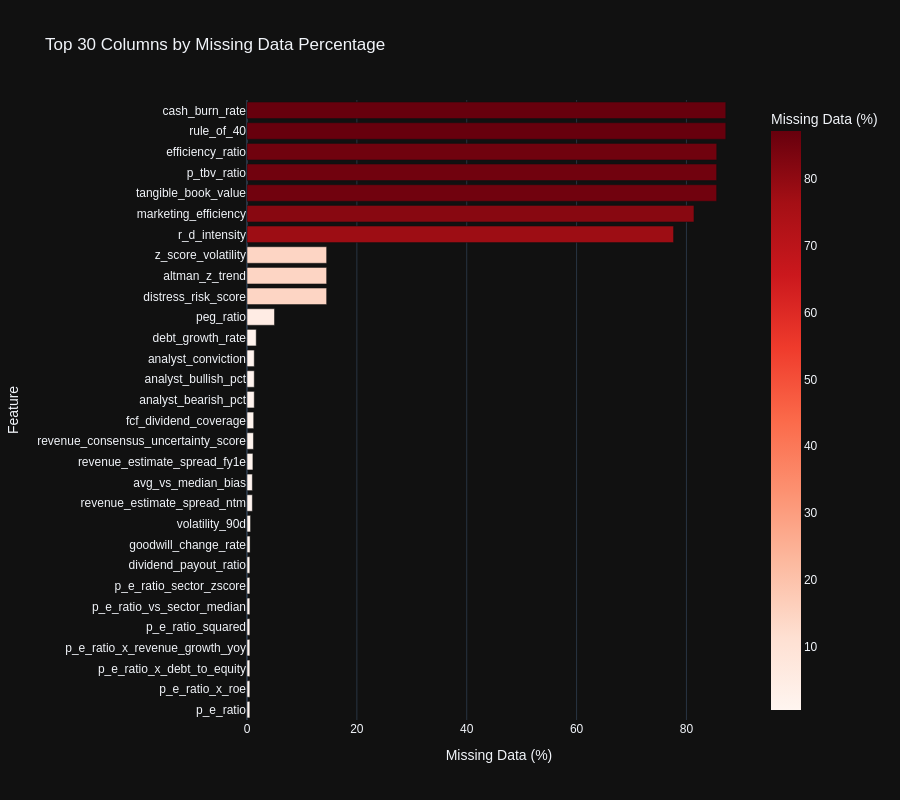
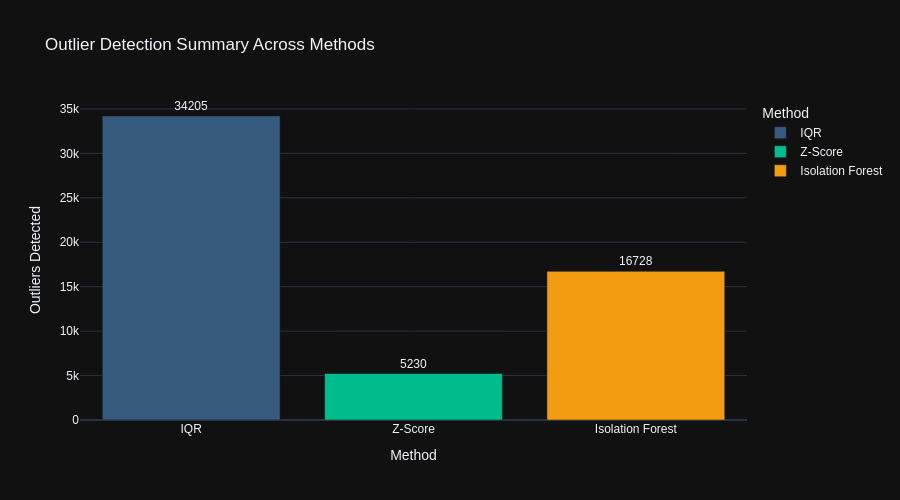
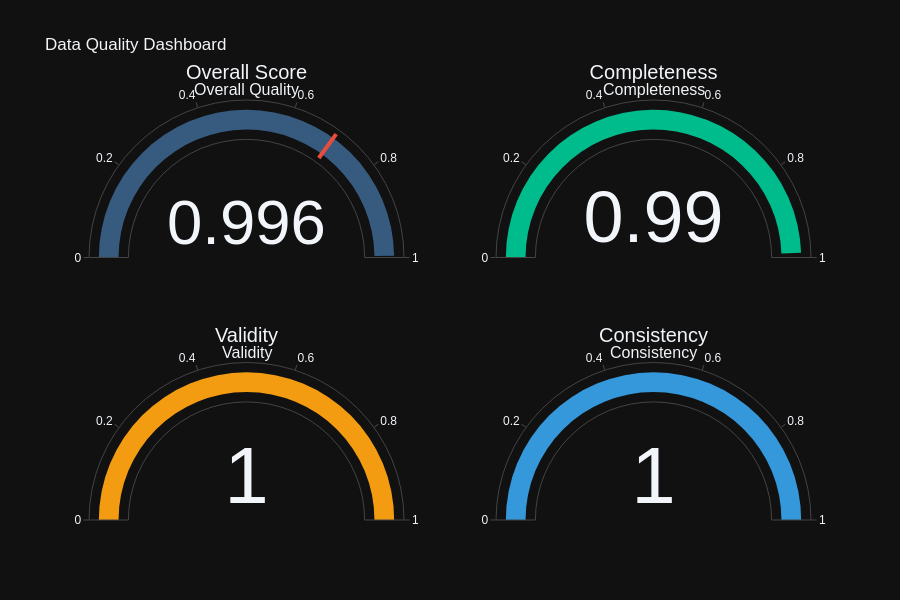

Source (notebook cell) for these figures, in order:
### Code cell
# 📊 Interactive Data Quality Visualizations
print("\n📊 Creating Interactive Data Quality Visualizations...")

# Note: Output directories already created at initialization (all Phase 9.1-9.8 subdirectories)

# 1. Missing Value Heatmap (Interactive Plotly)
missing_pct = (all_stocks_winsorized.isnull().sum() / len(all_stocks_winsorized) * 100).sort_values(ascending=False)
missing_df = pd.DataFrame({
    'Column': missing_pct.index,
    'Missing %': missing_pct.values
    }).head(30)

fig_missing = px.bar(
        missing_df,
        x='Missing %',
        y='Column',
        orientation='h',
        title='Top 30 Columns by Missing Data Percentage',
        labels={'Missing %': 'Missing Data (%)', 'Column': 'Feature'},
        color='Missing %',
        color_continuous_scale='Reds',
        height=800,
        template='plotly_dark'
        )
fig_missing.update_layout(yaxis={'categoryorder': 'total ascending'}, font_family="Arial")
fig_missing.show()

# Save as HTML for interactive viewing
fig_missing.write_html(OUTPUT_DIR / "eda" / "missing_values_heatmap.html")
print(f"✓ Saved: {OUTPUT_DIR / 'eda' / 'missing_values_heatmap.html'}")

# 2. Outlier Detection Summary (Interactive Bar Chart)
outlier_summary = pd.DataFrame({
    'Method': ['IQR', 'Z-Score', 'Isolation Forest'],
    'Outliers Detected': [total_iqr, total_zscore, total_iforest],
    'Columns Analyzed': [len(outliers_iqr), len(outliers_zscore), len(outliers_iforest)]
    })

fig_outliers = px.bar(
        outlier_summary,
        x='Method',
        y='Outliers Detected',
        title='Outlier Detection Summary Across Methods',
        color='Method',
        text='Outliers Detected',
        height=500,
        template='plotly_dark',
        color_discrete_sequence=['#375a7f', '#00bc8c', '#f39c12']
        )
fig_outliers.update_traces(texttemplate='%{text}', textposition='outside')
fig_outliers.update_layout(font_family="Arial")
fig_outliers.show()
fig_outliers.write_html(OUTPUT_DIR / "eda" / "outlier_detection_summary.html")
print(f"✓ Saved: {OUTPUT_DIR / 'eda' / 'outlier_detection_summary.html'}")

# 3. Data Quality Score Dashboard (Gauge Charts)
fig_quality = make_subplots(
        rows=2, cols=2,
        specs=[[{'type': 'indicator'}, {'type': 'indicator'}],
               [{'type': 'indicator'}, {'type': 'indicator'}]],
        subplot_titles=('Overall Quality', 'Completeness', 'Validity', 'Consistency')
        )

fig_quality.add_trace(go.Indicator(
        mode="gauge+number",
        value=quality_report.overall_score,
        title={'text': "Overall Score"},
        gauge={'axis': {'range': [0, 1]},
               'bar': {'color': "#375a7f"},
               'threshold': {'line': {'color': "#e74c3c", 'width': 4}, 'thickness': 0.75, 'value': 0.7}}
        ), row=1, col=1)

fig_quality.add_trace(go.Indicator(
        mode="gauge+number",
        value=quality_report.completeness_score,
        title={'text': "Completeness"},
        gauge={'axis': {'range': [0, 1]}, 'bar': {'color': "#00bc8c"}}
        ), row=1, col=2)

fig_quality.add_trace(go.Indicator(
        mode="gauge+number",
        value=quality_report.validity_score,
        title={'text': "Validity"},
        gauge={'axis': {'range': [0, 1]}, 'bar': {'color': "#f39c12"}}
        ), row=2, col=1)

fig_quality.add_trace(go.Indicator(
        mode="gauge+number",
        value=quality_report.consistency_score,
        title={'text': "Consistency"},
        gauge={'axis': {'range': [0, 1]}, 'bar': {'color': "#3498db"}}
        ), row=2, col=2)

fig_quality.update_layout(
        title_text="Data Quality Dashboard",
        height=600,
        showlegend=False,
        template='plotly_dark',
        font_family="Arial"
        )
fig_quality.show()
fig_quality.write_html(OUTPUT_DIR / "eda" / "data_quality_dashboard.html")
print(f"✓ Saved: {OUTPUT_DIR / 'eda' / 'data_quality_dashboard.html'}")

print(f"\n✅ Section 2 Interactive Visualizations Complete")
# Optionally, print the actual issues
if quality_report.issues:
    print(f"  Issue details:")
    for issue in quality_report.issues[:5]:  # Show first 5 issues
        print(f"    - {issue}")
    if len(quality_report.issues) > 5:
        print(f"    ... and {len(quality_report.issues) - 5} more issues")

### Figure 1 — Plotly figure (JSON) as saved in the notebook; plotly's stock layout.template omitted (floating-point values rounded to 4 significant figures)
{"data": [{"hovertemplate": "Missing Data (%)=%{marker.color}<br>Feature=%{y}<extra></extra>", "legendgroup": "", "marker": {"color": [87.16, 87.16, 85.52, 85.5, 85.5, 81.37, 77.66, 14.5, 14.5, 14.5, 5.005, 1.678, 1.319, 1.319, 1.319, 1.219, 1.176, 1.076, 0.9752, 0.9752, 0.6453, 0.5593, 0.5163, 0.5163, 0.5163, 0.5163, 0.5163, 0.5163, 0.5163, 0.5163], "coloraxis": "coloraxis", "pattern": {"shape": ""}}, "name": "", "orientation": "h", "showlegend": false, "textposition": "auto", "x": [87.16, 87.16, 85.52, 85.5, 85.5, 81.37, 77.66, 14.5, 14.5, 14.5, 5.005, 1.678, 1.319, 1.319, 1.319, 1.219, 1.176, 1.076, 0.9752, 0.9752, 0.6453, 0.5593, 0.5163, 0.5163, 0.5163, 0.5163, 0.5163, 0.5163, 0.5163, 0.5163], "xaxis": "x", "y": ["rule_of_40", "cash_burn_rate", "efficiency_ratio", "tangible_book_value", "p_tbv_ratio", "marketing_efficiency", "r_d_intensity", "distress_risk_score", "altman_z_trend", "z_score_volatility", "peg_ratio", "debt_growth_rate", "analyst_bearish_pct", "analyst_bullish_pct", "analyst_conviction", "fcf_dividend_coverage", "revenue_consensus_uncertainty_score", "revenue_estimate_spread_fy1e", "revenue_estimate_spread_ntm", "avg_vs_median_bias", "volatility_90d", "goodwill_change_rate", "p_e_ratio", "p_e_ratio_x_roe", "p_e_ratio_x_debt_to_equity", "p_e_ratio_x_revenue_growth_yoy", "p_e_ratio_squared", "p_e_ratio_vs_sector_median", "p_e_ratio_sector_zscore", "dividend_payout_ratio"], "yaxis": "y", "type": "bar"}], "layout": {"xaxis": {"anchor": "y", "domain": [0.0, 1.0], "title": {"text": "Missing Data (%)"}}, "yaxis": {"anchor": "x", "domain": [0.0, 1.0], "title": {"text": "Feature"}, "categoryorder": "total ascending"}, "coloraxis": {"colorbar": {"title": {"text": "Missing Data (%)"}}, "colorscale": [[0.0, "rgb(255,245,240)"], [0.125, "rgb(254,224,210)"], [0.25, "rgb(252,187,161)"], [0.375, "rgb(252,146,114)"], [0.5, "rgb(251,106,74)"], [0.625, "rgb(239,59,44)"], [0.75, "rgb(203,24,29)"], [0.875, "rgb(165,15,21)"], [1.0, "rgb(103,0,13)"]]}, "legend": {"tracegroupgap": 0}, "title": {"text": "Top 30 Columns by Missing Data Percentage"}, "barmode": "relative", "height": 800, "font": {"family": "Arial"}}}

### Figure 2 — Plotly figure (JSON) as saved in the notebook; plotly's stock layout.template omitted (floating-point values rounded to 4 significant figures)
{"data": [{"hovertemplate": "Method=%{x}<br>Outliers Detected=%{text}<extra></extra>", "legendgroup": "IQR", "marker": {"color": "#375a7f", "pattern": {"shape": ""}}, "name": "IQR", "orientation": "v", "showlegend": true, "text": [34200.0], "textposition": "outside", "x": ["IQR"], "xaxis": "x", "y": [34205], "yaxis": "y", "type": "bar", "texttemplate": "%{text}"}, {"hovertemplate": "Method=%{x}<br>Outliers Detected=%{text}<extra></extra>", "legendgroup": "Z-Score", "marker": {"color": "#00bc8c", "pattern": {"shape": ""}}, "name": "Z-Score", "orientation": "v", "showlegend": true, "text": [5230.0], "textposition": "outside", "x": ["Z-Score"], "xaxis": "x", "y": [5230], "yaxis": "y", "type": "bar", "texttemplate": "%{text}"}, {"hovertemplate": "Method=%{x}<br>Outliers Detected=%{text}<extra></extra>", "legendgroup": "Isolation Forest", "marker": {"color": "#f39c12", "pattern": {"shape": ""}}, "name": "Isolation Forest", "orientation": "v", "showlegend": true, "text": [16730.0], "textposition": "outside", "x": ["Isolation Forest"], "xaxis": "x", "y": [16728], "yaxis": "y", "type": "bar", "texttemplate": "%{text}"}], "layout": {"xaxis": {"anchor": "y", "domain": [0.0, 1.0], "title": {"text": "Method"}, "categoryorder": "array", "categoryarray": ["IQR", "Z-Score", "Isolation Forest"]}, "yaxis": {"anchor": "x", "domain": [0.0, 1.0], "title": {"text": "Outliers Detected"}}, "legend": {"title": {"text": "Method"}, "tracegroupgap": 0}, "title": {"text": "Outlier Detection Summary Across Methods"}, "barmode": "relative", "height": 500, "font": {"family": "Arial"}}}

### Figure 3 — Plotly figure (JSON) as saved in the notebook; plotly's stock layout.template omitted (floating-point values rounded to 4 significant figures)
{"data": [{"gauge": {"axis": {"range": [0, 1]}, "bar": {"color": "#375a7f"}, "threshold": {"line": {"color": "#e74c3c", "width": 4}, "thickness": 0.75, "value": 0.7}}, "mode": "gauge+number", "title": {"text": "Overall Score"}, "value": 0.996, "type": "indicator", "domain": {"x": [0.0, 0.45], "y": [0.625, 1.0]}}, {"gauge": {"axis": {"range": [0, 1]}, "bar": {"color": "#00bc8c"}}, "mode": "gauge+number", "title": {"text": "Completeness"}, "value": 0.9899, "type": "indicator", "domain": {"x": [0.55, 1.0], "y": [0.625, 1.0]}}, {"gauge": {"axis": {"range": [0, 1]}, "bar": {"color": "#f39c12"}}, "mode": "gauge+number", "title": {"text": "Validity"}, "value": 1.0, "type": "indicator", "domain": {"x": [0.0, 0.45], "y": [0.0, 0.375]}}, {"gauge": {"axis": {"range": [0, 1]}, "bar": {"color": "#3498db"}}, "mode": "gauge+number", "title": {"text": "Consistency"}, "value": 1.0, "type": "indicator", "domain": {"x": [0.55, 1.0], "y": [0.0, 0.375]}}], "layout": {"annotations": [{"font": {"size": 16}, "showarrow": false, "text": "Overall Quality", "x": 0.225, "xanchor": "center", "xref": "paper", "y": 1.0, "yanchor": "bottom", "yref": "paper"}, {"font": {"size": 16}, "showarrow": false, "text": "Completeness", "x": 0.775, "xanchor": "center", "xref": "paper", "y": 1.0, "yanchor": "bottom", "yref": "paper"}, {"font": {"size": 16}, "showarrow": false, "text": "Validity", "x": 0.225, "xanchor": "center", "xref": "paper", "y": 0.375, "yanchor": "bottom", "yref": "paper"}, {"font": {"size": 16}, "showarrow": false, "text": "Consistency", "x": 0.775, "xanchor": "center", "xref": "paper", "y": 0.375, "yanchor": "bottom", "yref": "paper"}], "title": {"text": "Data Quality Dashboard"}, "font": {"family": "Arial"}, "height": 600, "showlegend": false}}
